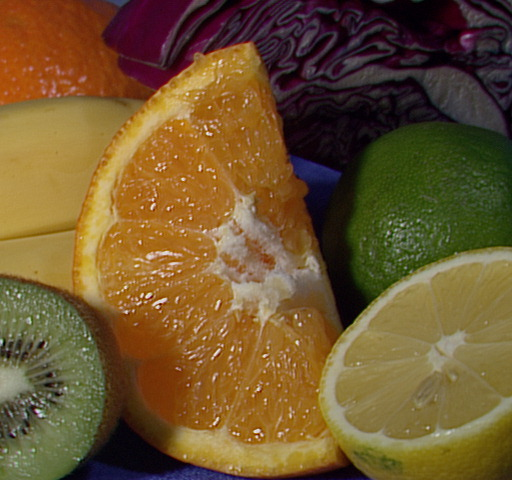
//> input picture OpenCV/001_Pixel_Point_Processing/Histogram/back_project/fruits.jpg, 512 x 480 px
$ ./HistogramBackProject   (built with g++ and OpenCV 4)
//> lines starting //> are read from the running program, lines starting //| are printed output that depends on the picture; after the words box and inside, x2 and y2 are one past the last pixel; in counts of white or black regions, pixels touching at a corner belong together
//============================================================================
// Name        : HistogramBackProject.cpp
// Author      : Seungbin Ahn
// Version     : 1.0
// Description : back_project
//============================================================================

#include <opencv2/opencv.hpp>
#include <string>
#include <iostream>

using namespace cv;
using namespace std;

/**
* Make window to show image
*
* @param name : title of Window
* @param size : size of Window
* @param img : image to show
*/
void showMyWindow(string name, Size size, const Mat& img) {
	namedWindow(name, WINDOW_NORMAL);
	imshow(name, img);
	resizeWindow(name, size);
}

int main() {

	Mat srcImage = imread("fruits.jpg");
//> srcImage is the input picture: 480 rows x 512 cols, CV_8UC3; mean B, G, R 46.2, 85.6, 110.8
	Mat hsvImage;
	cvtColor(srcImage, hsvImage, COLOR_BGR2HSV);
//> hsvImage: 480 rows x 512 cols, CV_8UC3; mean H, S, V 48.2, 159.9, 113.8

	vector<Mat> planes;
	split(hsvImage, planes); // h, s, v 를 배열에 분리
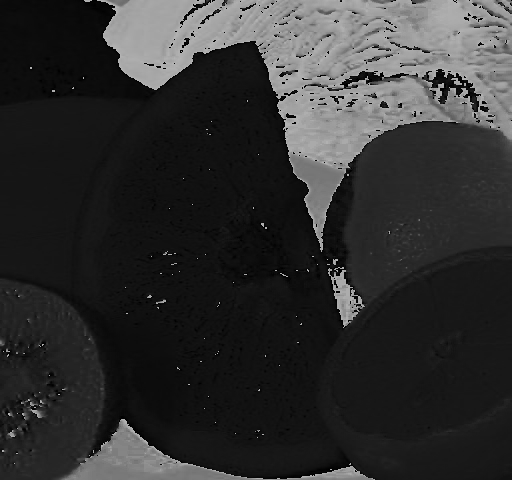
//> planes[0]: 480 rows x 512 cols, CV_8UC1; min 0, max 179, mean 48.2
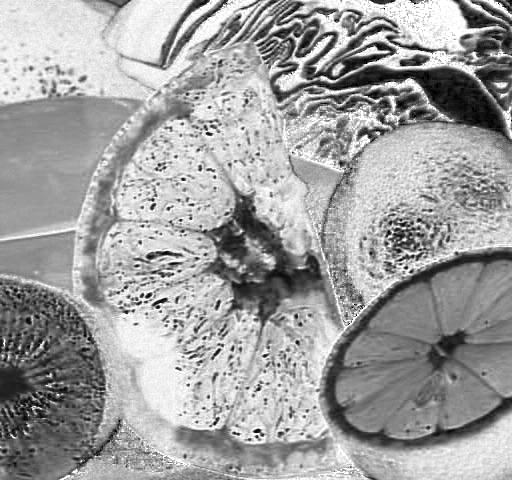
//> planes[1]: 480 rows x 512 cols, CV_8UC1; min 0, max 255, mean 159.9
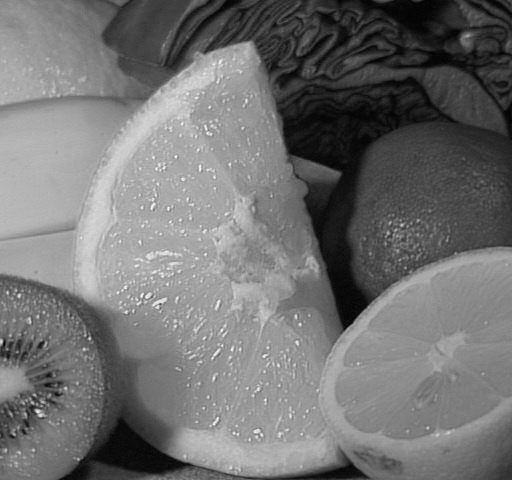
//> planes[2]: 480 rows x 512 cols, CV_8UC1; min 0, max 252, mean 113.8
	Mat hueImage = planes[0]; // hue 이미지로 바꿈

	Rect roi(400, 150, 50, 50);
	rectangle(srcImage, roi, Scalar(0, 0, 255), 2);
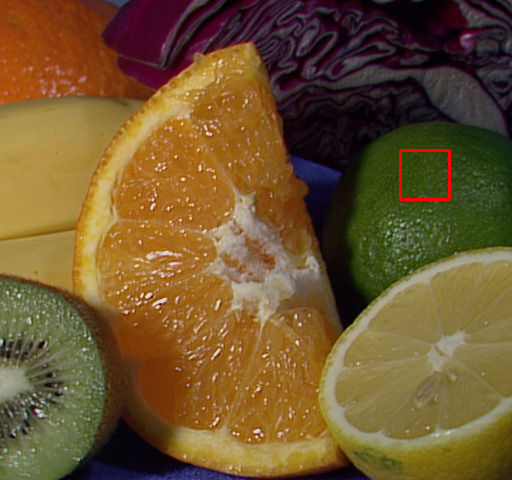
//> srcImage: 480 rows x 512 cols, CV_8UC3; 0.24% of pixels changed, all inside (x1, y1, x2, y2) = (399, 149, 451, 201)
	Mat roiImage = hueImage(roi); // 관심역역 분리해서 roiImage 생성

	int histSize = 256;
	float hValue[] = { 0,256 };
	const float* ranges[] = { hValue };
	int channels = 0;
	int dims = 1;

	Mat hist, hueImage2, backProject;
	calcHist(&roiImage, 1, &channels, Mat(), hist, dims, &histSize, ranges); //roiImage에 대한 히스토그램 계산
//> hist = 256 values, max 854 at index 41, min 0 at index 0, mean 9.77

	hueImage.convertTo(hueImage2, CV_32F); // 자료형을 CV_32F로 변환하여 hueImage2 생성
	calcBackProject(&hueImage2, 1, &channels, hist, backProject, ranges); // hueImage에서 BackPrject 계산
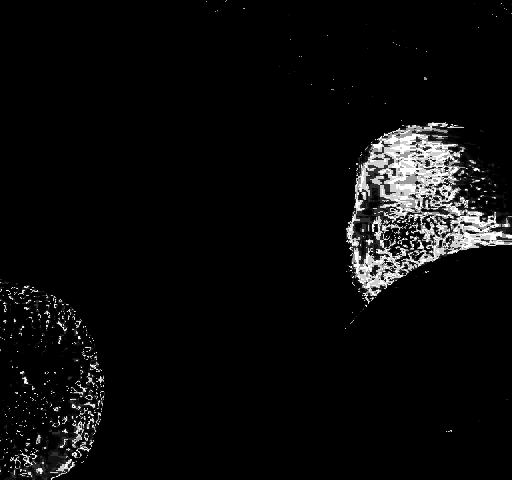
//> backProject: 480 rows x 512 cols, CV_32FC1; min 0, max 854, mean 39.3; drawn with min black and max white

	showMyWindow("src", Size(400, 400), srcImage);
	showMyWindow("back", Size(400, 400), backProject);

	waitKey(0);
	return 0;
}
